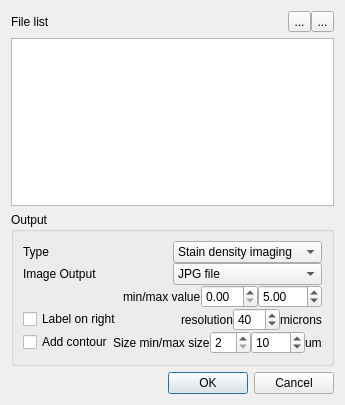
<?xml version="1.0" encoding="UTF-8"?>
<ui version="4.0">
 <class>gen_dialog</class>
 <widget class="QDialog" name="gen_dialog">
  <property name="geometry">
   <rect>
    <x>0</x>
    <y>0</y>
    <width>341</width>
    <height>405</height>
   </rect>
  </property>
  <property name="windowTitle">
   <string>Batch generate images</string>
  </property>
  <layout class="QVBoxLayout" name="verticalLayout">
   <item>
    <layout class="QHBoxLayout" name="horizontalLayout">
     <property name="spacing">
      <number>0</number>
     </property>
     <item>
      <widget class="QLabel" name="label_6">
       <property name="text">
        <string>File list</string>
       </property>
      </widget>
     </item>
     <item>
      <widget class="QToolButton" name="clear_file">
       <property name="maximumSize">
        <size>
         <width>23</width>
         <height>22</height>
        </size>
       </property>
       <property name="text">
        <string>...</string>
       </property>
       <property name="icon">
        <iconset resource="icons.qrc">
         <normaloff>:/icons/icons/delete.xpm</normaloff>:/icons/icons/delete.xpm</iconset>
       </property>
      </widget>
     </item>
     <item>
      <widget class="QToolButton" name="open_file">
       <property name="maximumSize">
        <size>
         <width>23</width>
         <height>22</height>
        </size>
       </property>
       <property name="text">
        <string>...</string>
       </property>
       <property name="icon">
        <iconset resource="icons.qrc">
         <normaloff>:/icons/icons/open.xpm</normaloff>:/icons/icons/open.xpm</iconset>
       </property>
      </widget>
     </item>
    </layout>
   </item>
   <item>
    <widget class="QListWidget" name="file_list"/>
   </item>
   <item>
    <widget class="QGroupBox" name="groupBox_2">
     <property name="sizePolicy">
      <sizepolicy hsizetype="Preferred" vsizetype="Preferred">
       <horstretch>0</horstretch>
       <verstretch>0</verstretch>
      </sizepolicy>
     </property>
     <property name="title">
      <string>Output</string>
     </property>
     <layout class="QVBoxLayout" name="verticalLayout_3">
      <property name="spacing">
       <number>0</number>
      </property>
      <item>
       <layout class="QHBoxLayout" name="horizontalLayout_3">
        <item>
         <widget class="QLabel" name="label_2">
          <property name="text">
           <string>Type</string>
          </property>
         </widget>
        </item>
        <item>
         <widget class="QComboBox" name="type">
          <item>
           <property name="text">
            <string>Stain density imaging</string>
           </property>
          </item>
          <item>
           <property name="text">
            <string>Stain size imaging</string>
           </property>
          </item>
         </widget>
        </item>
       </layout>
      </item>
      <item>
       <layout class="QHBoxLayout" name="horizontalLayout_2">
        <item>
         <widget class="QLabel" name="label">
          <property name="text">
           <string>Image Output</string>
          </property>
         </widget>
        </item>
        <item>
         <widget class="QComboBox" name="format">
          <item>
           <property name="text">
            <string>JPG file</string>
           </property>
          </item>
          <item>
           <property name="text">
            <string>MAT file</string>
           </property>
          </item>
         </widget>
        </item>
       </layout>
      </item>
      <item>
       <widget class="QWidget" name="tif_widget" native="true">
        <layout class="QVBoxLayout" name="verticalLayout_2">
         <property name="spacing">
          <number>0</number>
         </property>
         <property name="leftMargin">
          <number>0</number>
         </property>
         <property name="topMargin">
          <number>0</number>
         </property>
         <property name="rightMargin">
          <number>0</number>
         </property>
         <property name="bottomMargin">
          <number>0</number>
         </property>
         <item>
          <layout class="QHBoxLayout" name="horizontalLayout_9">
           <property name="spacing">
            <number>0</number>
           </property>
           <item>
            <spacer name="horizontalSpacer_6">
             <property name="orientation">
              <enum>Qt::Horizontal</enum>
             </property>
             <property name="sizeHint" stdset="0">
              <size>
               <width>40</width>
               <height>20</height>
              </size>
             </property>
            </spacer>
           </item>
           <item>
            <widget class="QLabel" name="label_3">
             <property name="text">
              <string>min/max value</string>
             </property>
            </widget>
           </item>
           <item>
            <widget class="QDoubleSpinBox" name="value_min"/>
           </item>
           <item>
            <widget class="QDoubleSpinBox" name="value_max">
             <property name="maximum">
              <double>100.000000000000000</double>
             </property>
             <property name="singleStep">
              <double>5.000000000000000</double>
             </property>
             <property name="value">
              <double>5.000000000000000</double>
             </property>
            </widget>
           </item>
          </layout>
         </item>
         <item>
          <layout class="QHBoxLayout" name="horizontalLayout_10">
           <property name="spacing">
            <number>0</number>
           </property>
           <item>
            <widget class="QCheckBox" name="label_on_right">
             <property name="text">
              <string>Label on right</string>
             </property>
            </widget>
           </item>
           <item>
            <spacer name="horizontalSpacer_2">
             <property name="orientation">
              <enum>Qt::Horizontal</enum>
             </property>
             <property name="sizeHint" stdset="0">
              <size>
               <width>40</width>
               <height>20</height>
              </size>
             </property>
            </spacer>
           </item>
           <item>
            <widget class="QLabel" name="label_4">
             <property name="text">
              <string>resolution</string>
             </property>
            </widget>
           </item>
           <item>
            <widget class="QSpinBox" name="resolution">
             <property name="minimum">
              <number>5</number>
             </property>
             <property name="maximum">
              <number>200</number>
             </property>
             <property name="singleStep">
              <number>5</number>
             </property>
             <property name="value">
              <number>40</number>
             </property>
            </widget>
           </item>
           <item>
            <widget class="QLabel" name="label_7">
             <property name="text">
              <string>microns</string>
             </property>
            </widget>
           </item>
          </layout>
         </item>
        </layout>
       </widget>
      </item>
      <item>
       <layout class="QHBoxLayout" name="horizontalLayout_4">
        <property name="spacing">
         <number>0</number>
        </property>
        <item>
         <widget class="QCheckBox" name="contour">
          <property name="text">
           <string>Add contour</string>
          </property>
         </widget>
        </item>
        <item>
         <spacer name="horizontalSpacer">
          <property name="orientation">
           <enum>Qt::Horizontal</enum>
          </property>
          <property name="sizeHint" stdset="0">
           <size>
            <width>40</width>
            <height>20</height>
           </size>
          </property>
         </spacer>
        </item>
        <item>
         <widget class="QLabel" name="label_8">
          <property name="text">
           <string>Size min/max size</string>
          </property>
         </widget>
        </item>
        <item>
         <widget class="QSpinBox" name="min_size">
          <property name="minimum">
           <number>2</number>
          </property>
          <property name="maximum">
           <number>50</number>
          </property>
          <property name="singleStep">
           <number>5</number>
          </property>
         </widget>
        </item>
        <item>
         <widget class="QSpinBox" name="max_size">
          <property name="maximum">
           <number>1000</number>
          </property>
          <property name="singleStep">
           <number>5</number>
          </property>
          <property name="value">
           <number>10</number>
          </property>
         </widget>
        </item>
        <item>
         <widget class="QLabel" name="label_14">
          <property name="text">
           <string>um</string>
          </property>
         </widget>
        </item>
       </layout>
      </item>
     </layout>
    </widget>
   </item>
   <item>
    <widget class="QDialogButtonBox" name="buttonBox">
     <property name="orientation">
      <enum>Qt::Horizontal</enum>
     </property>
     <property name="standardButtons">
      <set>QDialogButtonBox::Cancel|QDialogButtonBox::Ok</set>
     </property>
    </widget>
   </item>
  </layout>
 </widget>
 <resources>
  <include location="icons.qrc"/>
 </resources>
 <connections>
  <connection>
   <sender>buttonBox</sender>
   <signal>rejected()</signal>
   <receiver>gen_dialog</receiver>
   <slot>reject()</slot>
   <hints>
    <hint type="sourcelabel">
     <x>316</x>
     <y>260</y>
    </hint>
    <hint type="destinationlabel">
     <x>286</x>
     <y>274</y>
    </hint>
   </hints>
  </connection>
  <connection>
   <sender>buttonBox</sender>
   <signal>accepted()</signal>
   <receiver>gen_dialog</receiver>
   <slot>accept()</slot>
   <hints>
    <hint type="sourcelabel">
     <x>146</x>
     <y>299</y>
    </hint>
    <hint type="destinationlabel">
     <x>146</x>
     <y>159</y>
    </hint>
   </hints>
  </connection>
 </connections>
</ui>
